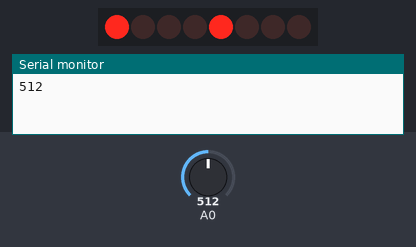
A sketch run on a simulated Arduino Uno, built with avr-gcc and run on an emulated ATmega328P. Parts: 8 shift-register outputs drawn as a row of LEDs (first output left, lit = HIGH), the last lines printed to the serial monitor. Wiring (inferred from the names in the program): shift register (74HC595): data pin 2; shift clock pin 3; latch pin 4; MR pin 5. Wiring (inferred from the signals the program sends): row of LEDs: on Q0, Q1, Q2, Q3, Q4, Q5, Q6, Q7. Inputs (shaded band) come from the test bench; at power-on: A0 = 512. Random numbers use the default seed unless the sketch sets one.

Above: at 2.0 s.
At 6.0 s:
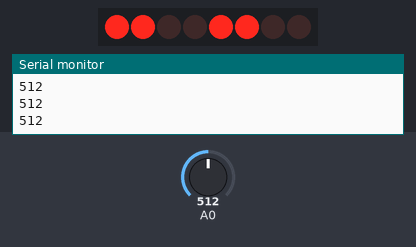
At 10.0 s:
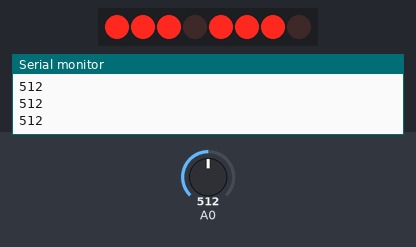
At 14.0 s:
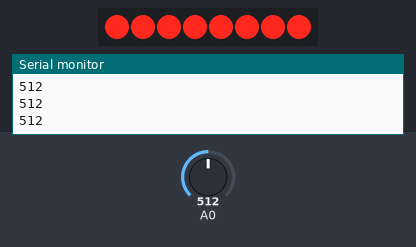
Timing chart, 0 to 20.8 s (numbered marks = the images above):
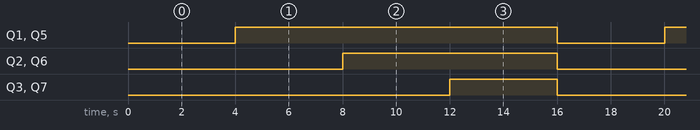

The sketch:

Circuit_12_TC.ino
```cpp
/*
Example sketch 12

SHIFT REGISTER

  ***TC note: CANNOT figure out why I can't get the lights to all turn off
  between steps on the marquee() function by sending a LOW signal to the
  SRCLR pin on the register. I have a 10K resistor connected to that pin
  as well, so it should ground as soon as the output voltage from the
  pin on the Arduino shifts from HIGH to LOW. If I disconnect the SRCLR pin
  from the Arduino pin, the lights do shut off in the next step (and then
  obviously don't come back on). (NB: it only does this shutting off thing
  when the resistor is connected to ground.) I also connected the SRCLR pin
  to an analog input so I could measure the voltage at each step, and it
  does go from near 1023 to 0, as expected -- and slowly decreases in voltage
  with each step when the digital output is disconnected and there's no
  grounded resistor, also as expected. V confusing.***

  Use a shift register to turn three pins into eight (or more!)
  outputs

  An integrated circuit ("IC"), or "chip", is a self-contained
  circuit built into a small plastic package. (If you look closely
  at your Arduino board you'll see a number of ICs.) There are
  thousands of different types of ICs available that you can use
  to perform many useful functions.

  The 74HC595 shift register in your kit is an IC that has eight
  digital outputs. To use these outputs, we'll use a new interface
  called SPI (Serial Peripheral Interface). It's like the TX and
  RX you're used to, but has an additional "clock" line that
  controls the speed of the data transfer. Many parts use SPI
  for communications, so the Arduino offers simple commands called
  shiftIn() and shiftOut() to access these parts.

  This IC lets you use three digital pins on your Arduino to
  control eight digital outputs on the chip. And if you need
  even more outputs, you can daisy-chain multiple shift registers
  together, allowing an almost unlimited number of outputs from
  the same three Arduino pins!

Hardware connections:

  Shift register:

    Plug in the chip so it bridges the center "canyon"
    on the breadboard.

    The shift register has 16 pins. They are numbered
    counterclockwise starting at the pin 1 mark (notch
    in the end of the chip). See the datasheet above
    for a diagram.

    74HC595 pin		LED pin		Arduino pin

    1  (QB)		LED 2 +
    2  (QC)		LED 3 +
    3  (QD)		LED 4 +
    4  (QE)		LED 5 +
    5  (QF)		LED 6 +
    6  (QG)		LED 7 +
    7  (QH)		LED 8 +
    8  (GND)				GND

    9  (QH*)
    10 (SRCLR*)				5V
    11 (SRCLK)				Digital 3
    12 (RCLK)				Digital 4
    13 (OE*)				GND
    14 (SER)				Digital 2
    15 (QA)		LED 1 +
    16 (VCC)				5V

  LEDs:

    After making the above connections to the positive (longer)
    legs of the LEDs, connect the negative side (short lead) of
    each LED to a 330 Ohm resistor, and connect the other side
    of each resistor to GND.

This sketch was written by SparkFun Electronics,
with lots of help from the Arduino community.
This code is completely free for any use.
Visit http://www.arduino.cc to learn about the Arduino.

Version 2.0 6/2012 MDG
*/


// Pin definitions:
// The 74HC595 uses a type of serial connection called SPI
// (Serial Peripheral Interface) that requires three pins:

int datapin = 2;
int clockpin = 3;
int latchpin = 4;
int clrpin = 5;

// We'll also declare a global variable for the data we're
// sending to the shift register:

byte data = 0;


void setup()
{
  // Set the three SPI pins to be outputs:

  pinMode(datapin, OUTPUT);
  pinMode(clockpin, OUTPUT);
  pinMode(latchpin, OUTPUT);
  pinMode(clrpin,OUTPUT);

  Serial.begin(9600);
}


void loop()
{
  // We're going to use the same functions we played with back
  // in circuit 04, "Multiple LEDs", we've just replaced
  // digitalWrite() with a new function called shiftWrite()
  // (see below). We also have a new function that demonstrates
  // binary counting.

  // To try the different functions below, uncomment the one
  // you want to run, and comment out the remaining ones to
  // disable them from running.

  //oneAfterAnother();      // All on, all off

  //oneOnAtATime();       // Scroll down the line

  //pingPong();           // Like above, but back and forth

  //randomLED();          // Blink random LEDs

  marquee();

  //binaryCount();        // Bit patterns from 0 to 255
}


void shiftWrite(int desiredPin, boolean desiredState)

// This function lets you make the shift register outputs
// HIGH or LOW in exactly the same way that you use digitalWrite().

// Like digitalWrite(), this function takes two parameters:

//    "desiredPin" is the shift register output pin
//    you want to affect (0-7)

//    "desiredState" is whether you want that output
//    to be HIGH or LOW

// Inside the Arduino, numbers are stored as arrays of "bits",
// each of which is a single 1 or 0 value. Because a "byte" type
// is also eight bits, we'll use a byte (which we named "data"
// at the top of this sketch) to send data to the shift register.
// If a bit in the byte is "1", the output will be HIGH. If the bit
// is "0", the output will be LOW.

// To turn the individual bits in "data" on and off, we'll use
// a new Arduino commands called bitWrite(), which can make
// individual bits in a number 1 or 0.
{
  // First we'll alter the global variable "data", changing the
  // desired bit to 1 or 0:

  bitWrite(data,desiredPin,desiredState);

  // Now we'll actually send that data to the shift register.
  // The shiftOut() function does all the hard work of
  // manipulating the data and clock pins to move the data
  // into the shift register:

  shiftOut(datapin, clockpin, MSBFIRST, data);

  // Once the data is in the shift register, we still need to
  // make it appear at the outputs. We'll toggle the state of
  // the latchPin, which will signal the shift register to "latch"
  // the data to the outputs. (Latch activates on the high-to
  // -low transition).

  digitalWrite(latchpin, HIGH);
  digitalWrite(latchpin, LOW);
}


/*
oneAfterAnother()

This function will light one LED, delay for delayTime, then light
the next LED, and repeat until all the LEDs are on. It will then
turn them off in the reverse order.
*/

void oneAfterAnother()
{
  int index;
  int delayTime = 100; // Time (milliseconds) to pause between LEDs
                       // Make this smaller for faster switching

  // Turn all the LEDs on:

  // This for() loop will step index from 0 to 7
  // (putting "++" after a variable means add one to it)
  // and will then use digitalWrite() to turn that LED on.

  for(index = 0; index <= 7; index++)
  {
    shiftWrite(index, HIGH);
    delay(delayTime);
  }

  // Turn all the LEDs off:

  // This for() loop will step index from 7 to 0
  // (putting "--" after a variable means subtract one from it)
  // and will then use digitalWrite() to turn that LED off.

  for(index = 7; index >= 0; index--)
  {
    shiftWrite(index, LOW);
    delay(delayTime);
  }
}


/*
oneOnAtATime()

This function will step through the LEDs, lighting one at at time.
*/

void oneOnAtATime()
{
  int index;
  int delayTime = 100; // Time (milliseconds) to pause between LEDs
                       // Make this smaller for faster switching

  // step through the LEDs, from 0 to 7

  for(index = 0; index <= 7; index++)
  {
    shiftWrite(index, HIGH);	// turn LED on
    delay(delayTime);		// pause to slow down the sequence
    shiftWrite(index, LOW);	// turn LED off
  }
}


/*
pingPong()

This function will step through the LEDs, lighting one at at time,
in both directions.
*/

void pingPong()
{
  int index;
  int delayTime = 100; // time (milliseconds) to pause between LEDs
                       // make this smaller for faster switching

  // step through the LEDs, from 0 to 7

  for(index = 0; index <= 7; index++)
  {
    shiftWrite(index, HIGH);	// turn LED on
    delay(delayTime);		// pause to slow down the sequence
    shiftWrite(index, LOW);	// turn LED off
  }

  // step through the LEDs, from 7 to 0

  for(index = 7; index >= 0; index--)
  {
    shiftWrite(index, HIGH);	// turn LED on
    delay(delayTime);		// pause to slow down the sequence
    shiftWrite(index, LOW);	// turn LED off
  }
}


/*
randomLED()

This function will turn on random LEDs. Can you modify it so it
also lights them for random times?
*/

void randomLED()
{
  int index;
  int delayTime = 100; // time (milliseconds) to pause between LEDs
                       // make this smaller for faster switching

  // The random() function will return a semi-random number each
  // time it is called. See http://arduino.cc/en/Reference/Random
  // for tips on how to make random() more random.

  index = random(8);	// pick a random number between 0 and 7

  shiftWrite(index, HIGH);	// turn LED on
  delay(delayTime);		// pause to slow down the sequence
  shiftWrite(index, LOW);	// turn LED off
}


/*
marquee()

This function will mimic "chase lights" like those around signs.
*/

void marquee()
{
  int index;
  int delayTime = 2000; // Time (milliseconds) to pause between LEDs
                       // Make this smaller for faster switching
  int clrpinVoltage;

  // TC: clear data
  clearData();

  // Step through the first four LEDs
  // (We'll light up one in the lower 4 and one in the upper 4)

  for(index = 0; index <= 3; index++)
  {
    digitalWrite(clrpin, HIGH); // TC: Set serial clear to high
    clrpinVoltage = analogRead(0);
    Serial.println(clrpinVoltage);
    shiftWrite(index, HIGH);    // Turn a LED on
    shiftWrite(index+4, HIGH);  // Skip four, and turn that LED on
    delay(delayTime);		// Pause to slow down the sequence
    digitalWrite(clrpin, LOW); // TC: Set serial clear to low to clear register
    clrpinVoltage = analogRead(0);
    Serial.println(clrpinVoltage);
    delay(delayTime);
    //shiftWrite(index, LOW);	// Turn both LEDs off
    //shiftWrite(index+4, LOW);
  }
}


/*
binaryCount()

Numbers are stored internally in the Arduino as arrays of "bits",
each of which is a 1 or 0. Just like the base-10 numbers we use
every day, The position of the bit affects the magnitude of its
contribution to the total number:

Bit position   Contribution
0              1
1              2
2              4
3              8
4              16
5              32
6              64
7              128

To build any number from 0 to 255 from the above 8 bits, just
select the contributions you need to make. The bits will then be
1 if you use that contribution, and 0 if you don't.

This function will increment the "data" variable from 0 to 255
and repeat. When we send this value to the shift register and LEDs,
you can see the on-off pattern of the eight bits that make up the
byte. See http://www.arduino.cc/playground/Code/BitMath for more
information on binary numbers.
*/

void binaryCount()
{
  int delayTime = 1000; // time (milliseconds) to pause between LEDs
                        // make this smaller for faster switching

  // Send the data byte to the shift register:

  shiftOut(datapin, clockpin, MSBFIRST, data);

  // Toggle the latch pin to make the data appear at the outputs:

  digitalWrite(latchpin, HIGH);
  digitalWrite(latchpin, LOW);

  // Add one to data, and repeat!
  // (Because a byte type can only store numbers from 0 to 255,
  // if we add more than that, it will "roll around" back to 0
  // and start over).

  data++;

  // Delay so you can see what's going on:

  delay(delayTime);
}

// TC: clear 'data' variable

void clearData()
{
  int index;
  for(index = 0; index <=7; index++)
  {
    shiftWrite(index, LOW);
  }
}
```

Measured:
- by itself, Q1, Q5: alternates HIGH for 12.0 s and LOW for 4.0 s
- by itself, Q2, Q6: alternates HIGH for 8.0 s and LOW for 8.0 s
- by itself, Q3, Q7: alternates HIGH for 4.0 s and LOW for 12.0 s
